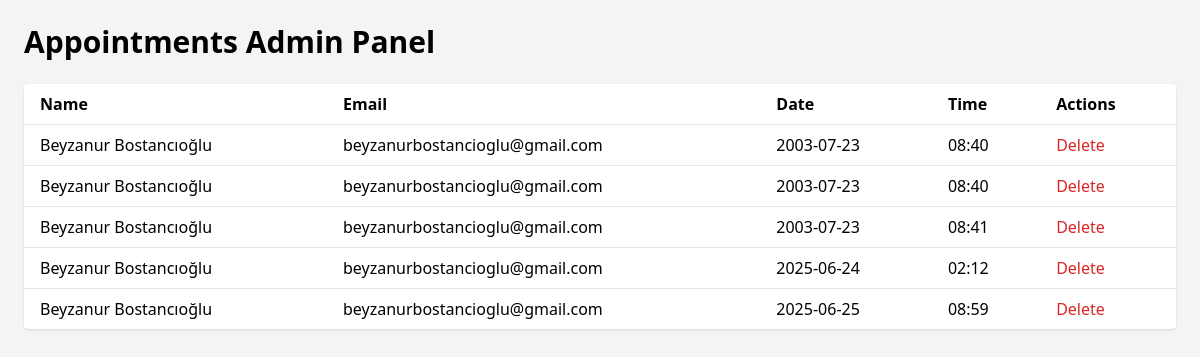
/admin, run on an earlier commit of the app's database.
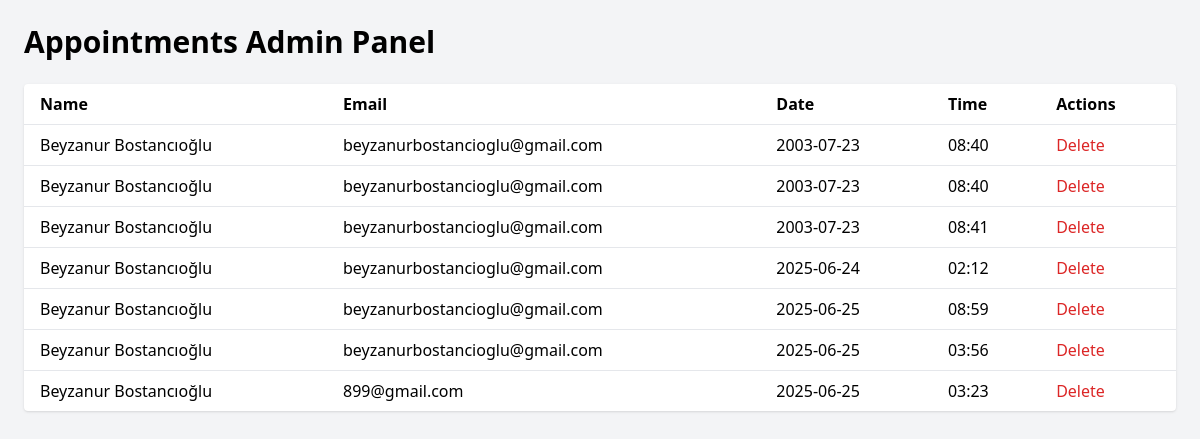
And on a later commit of the database.
### tables this page shows
CREATE TABLE appointments (
            id INTEGER PRIMARY KEY AUTOINCREMENT,
            name TEXT NOT NULL,
            email TEXT NOT NULL,
            date TEXT NOT NULL,
            time TEXT NOT NULL
        );

### app.py (the view)
@app.route('/admin')
def admin():
    conn = get_db_connection()
    appointments = conn.execute('SELECT * FROM appointments').fetchall()
    conn.close()
    return render_template('admin.html', appointments=appointments)

### app.py (called while the page is built)
def get_db_connection():
    conn = sqlite3.connect('appointments.db')
    conn.row_factory = sqlite3.Row
    return conn

### templates/admin.html (shortened to what this page needs)
<!DOCTYPE html>
<html lang="en">
<head>
  <script src="https://cdn.tailwindcss.com"></script>
</head>
<body class="bg-gray-100 p-6">
  <h1 class="text-3xl font-bold mb-6">Appointments Admin Panel</h1>
  <table class="min-w-full divide-y divide-gray-200 bg-white rounded shadow">
    <thead>
      <tr>
        <th class="px-4 py-2 text-left">Name</th>
        <th class="px-4 py-2 text-left">Email</th>
        <th class="px-4 py-2 text-left">Date</th>
        <th class="px-4 py-2 text-left">Time</th>
        <th class="px-4 py-2 text-left">Actions</th>
      </tr>
    </thead>
    <tbody>
      {% for appointment in appointments %}
      <tr class="border-t">
        <td class="px-4 py-2">{{ appointment.name }}</td>
        <td class="px-4 py-2">{{ appointment.email }}</td>
        <td class="px-4 py-2">{{ appointment.date }}</td>
        <td class="px-4 py-2">{{ appointment.time }}</td>
        <td class="px-4 py-2">
          <form method="POST" action="/delete/{{ appointment.id }}" onsubmit="return confirm('Are you sure you want to delete this appointment?');">
            <button type="submit" class="text-red-600 hover:text-red-900">Delete</button>
          </form>
        </td>
      </tr>
      {% endfor %}
    </tbody>
  </table>
</body>
</html>

What changed in the data, as far as the page shows it:
added appointments: name "Beyzanur Bostancıoğlu", email "beyzanurbostancioglu@gmail.com", date "2025-06-25", time "03:56"
added appointments: name "Beyzanur Bostancıoğlu", email "899@gmail.com", date "2025-06-25", time "03:23"
